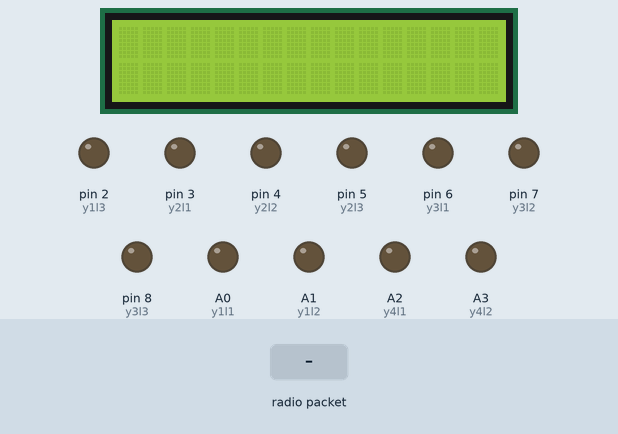
This sketch was run on a simulated Arduino Uno, built with avr-gcc and run on an emulated ATmega328P. Parts: 16×2 character LCD, output pins drawn as LEDs (lit = HIGH). The test bench sets the inputs (shaded band). No radio packets arrive unless stated; what the sketch prints to the serial monitor is not drawn.

Above: at 1.2 s.
1.3 s: radio packet "yol1" arrives
At 1.6 s:
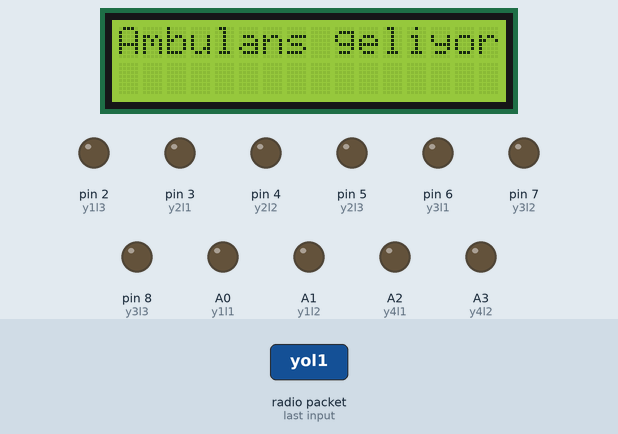
4.3 s: radio packet "yol2" arrives
At 7.1 s:
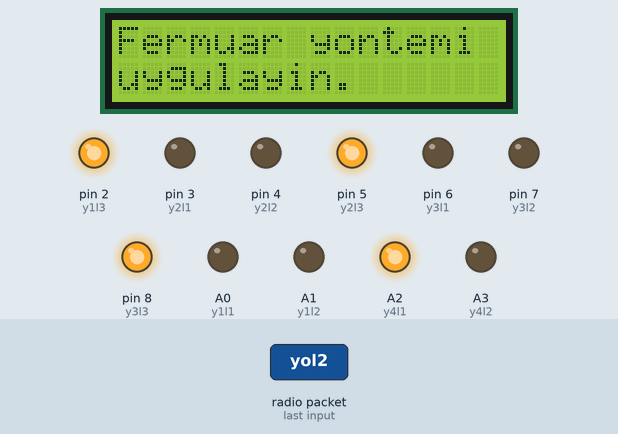
7.3 s: radio packet "yol3" arrives
At 8.5 s:
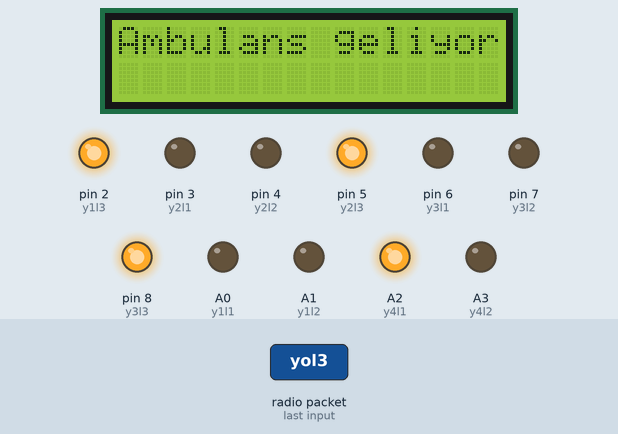
10.3 s: radio packet "yol4" arrives
At 10.8 s:
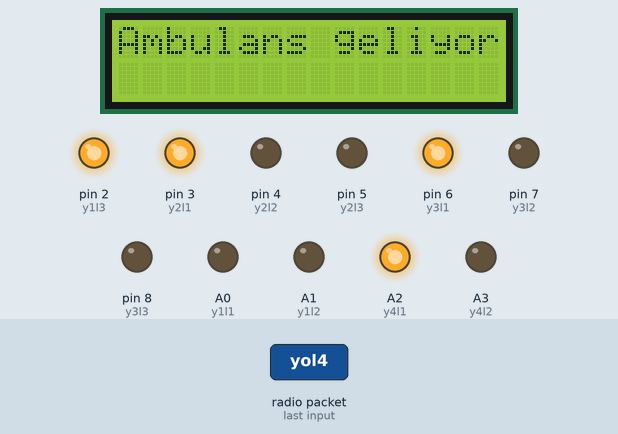
Timing chart, 0 to 13.8 s (numbered marks = the images above; inputs shaded):
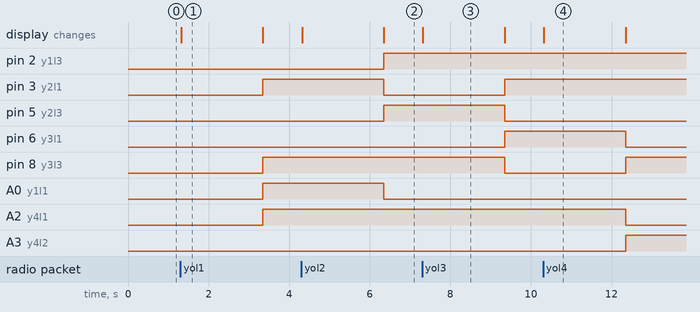

Measured:
- after the input at 1.3 s, pin 3 (y2l1), pin 8 (y3l3), A0 (y1l1), A2 (y4l1): LOW → HIGH after 2.0 s; the display: changes at once (image 1)
- after the input at 4.3 s, pin 2 (y1l3), pin 5 (y2l3): LOW → HIGH after 2.0 s; pin 3 (y2l1), A0 (y1l1): HIGH → LOW after 2.0 s; the display: first changes at once (image 2 shows a later state)
- after the input at 7.3 s, pin 3 (y2l1), pin 6 (y3l1): LOW → HIGH after 2.0 s; pin 5 (y2l3), pin 8 (y3l3): HIGH → LOW after 2.0 s; the display: changes at once (image 3)
- after the input at 10.3 s, pin 6 (y3l1), A2 (y4l1): HIGH → LOW after 2.0 s; pin 8 (y3l3), A3 (y4l2): LOW → HIGH after 2.0 s; the display: changes at once (image 4)
- what the display in image 1 shows lasts 2.0 s, from 1.3 s to 3.3 s

The sketch:

yol.ino
```cpp
#include <Wire.h>
#include <LiquidCrystal_I2C.h>
#include <SPI.h>
#include <nRF24L01.h>
#include <RF24.h>
#define y1l1 A0
#define y1l2 A1
#define y1l3 2
#define y2l1 3
#define y2l2 4
#define y2l3 5
#define y3l1 6
#define y3l2 7
#define y3l3 8
#define y4l1 A2
#define y4l2 A3

String yolid ;
RF24 radio(9, 10);

LiquidCrystal_I2C lcd(0x27, 16, 2); // LCD adresi ve boyutlarına göre değiştirilebilir

void setup() {
Serial.begin(9600);
 lcd.begin();  // LCD boyutlarına göre değiştirilebilir
  lcd.backlight();
  pinMode(y1l1, OUTPUT);
  pinMode(y1l2, OUTPUT);
  pinMode(y1l3, OUTPUT);
  pinMode(y2l1, OUTPUT);
  pinMode(y2l2, OUTPUT);
  pinMode(y2l3, OUTPUT);
  pinMode(y3l1, OUTPUT);
  pinMode(y3l2, OUTPUT);
  pinMode(y3l3, OUTPUT);
  pinMode(y4l1, OUTPUT);
  pinMode(y4l2, OUTPUT);

  digitalWrite(y1l1,LOW);
  digitalWrite(y1l2,LOW);
  digitalWrite(y1l3,LOW);
  digitalWrite(y2l1,LOW);
  digitalWrite(y2l2,LOW);
  digitalWrite(y2l3,LOW);
  digitalWrite(y3l1,LOW);
  digitalWrite(y3l2,LOW);
  digitalWrite(y3l3,LOW);
  digitalWrite(y4l1,LOW);
  digitalWrite(y4l2,LOW);

radio.begin();
radio.openReadingPipe(1, 0xF0F0F0F0E1LL); // Verici adresi
radio.startListening();
}

void loop() {
if (radio.available()) {
char text[32] = "";
radio.read(&text, sizeof(text));
yolid=text;
Serial.println(text);
if(yolid=="yol1"){
     lcd.clear(); // LCD ekranı temizle

  lcd.setCursor(0, 0); // İlk satıra git
  lcd.print("Ambulans geliyor!");

  delay(2000); // 2 saniye bekle

  lcd.clear(); // LCD ekranı temizle

  lcd.setCursor(0, 0); // İlk satıra git
  lcd.print("Fermuar yontemi");
  lcd.setCursor(0, 1); // İkinci satıra git
  lcd.print("uygulayin.");
  digitalWrite(y1l1,HIGH);
  digitalWrite(y1l2,LOW);
  digitalWrite(y1l3,LOW);

  digitalWrite(y2l1,HIGH);
  digitalWrite(y2l2,LOW);
  digitalWrite(y2l3,LOW);

  digitalWrite(y3l1,LOW);
  digitalWrite(y3l2,LOW);
  digitalWrite(y3l3,HIGH);

    digitalWrite(y4l1,HIGH);
  digitalWrite(y4l2,LOW);
}
if(yolid=="yol2"){
     lcd.clear(); // LCD ekranı temizle

  lcd.setCursor(0, 0); // İlk satıra git
  lcd.print("Ambulans geliyor!");

  delay(2000); // 2 saniye bekle

  lcd.clear(); // LCD ekranı temizle

  lcd.setCursor(0, 0); // İlk satıra git
  lcd.print("Fermuar yontemi");
  lcd.setCursor(0, 1); // İkinci satıra git
  lcd.print("uygulayin.");
  digitalWrite(y1l1,LOW);
  digitalWrite(y1l2,LOW);
  digitalWrite(y1l3,HIGH);

  digitalWrite(y2l1,LOW);
  digitalWrite(y2l2,LOW);
  digitalWrite(y2l3,HIGH);

  digitalWrite(y3l1,LOW);
  digitalWrite(y3l2,LOW);
  digitalWrite(y3l3,HIGH);

  digitalWrite(y4l1,HIGH);
  digitalWrite(y4l2,LOW);
}
if(yolid=="yol3"){
     lcd.clear(); // LCD ekranı temizle

  lcd.setCursor(0, 0); // İlk satıra git
  lcd.print("Ambulans geliyor!");

  delay(2000); // 2 saniye bekle

  lcd.clear(); // LCD ekranı temizle

  lcd.setCursor(0, 0); // İlk satıra git
  lcd.print("Fermuar yontemi");
  lcd.setCursor(0, 1); // İkinci satıra git
  lcd.print("uygulayin.");
  digitalWrite(y1l1,LOW);
  digitalWrite(y1l2,LOW);
  digitalWrite(y1l3,HIGH);

  digitalWrite(y2l1,HIGH);
  digitalWrite(y2l2,LOW);
  digitalWrite(y2l3,LOW);

  digitalWrite(y3l1,HIGH);
  digitalWrite(y3l2,LOW);
  digitalWrite(y3l3,LOW);

      digitalWrite(y4l1,HIGH);
  digitalWrite(y4l2,LOW);
}
if(yolid=="yol4"){
     lcd.clear(); // LCD ekranı temizle

  lcd.setCursor(0, 0); // İlk satıra git
  lcd.print("Ambulans geliyor!");

  delay(2000); // 2 saniye bekle

  lcd.clear(); // LCD ekranı temizle

  lcd.setCursor(0, 0); // İlk satıra git
  lcd.print("Fermuar yontemi");
  lcd.setCursor(0, 1); // İkinci satıra git
  lcd.print("uygulayin.");
  digitalWrite(y1l1,LOW);
  digitalWrite(y1l2,LOW);
  digitalWrite(y1l3,HIGH);

  digitalWrite(y2l1,HIGH);
  digitalWrite(y2l2,LOW);
  digitalWrite(y2l3,LOW);

  digitalWrite(y3l1,LOW);
  digitalWrite(y3l2,LOW);
  digitalWrite(y3l3,HIGH);

      digitalWrite(y4l1,LOW);
  digitalWrite(y4l2,HIGH);
}
}
}
```
